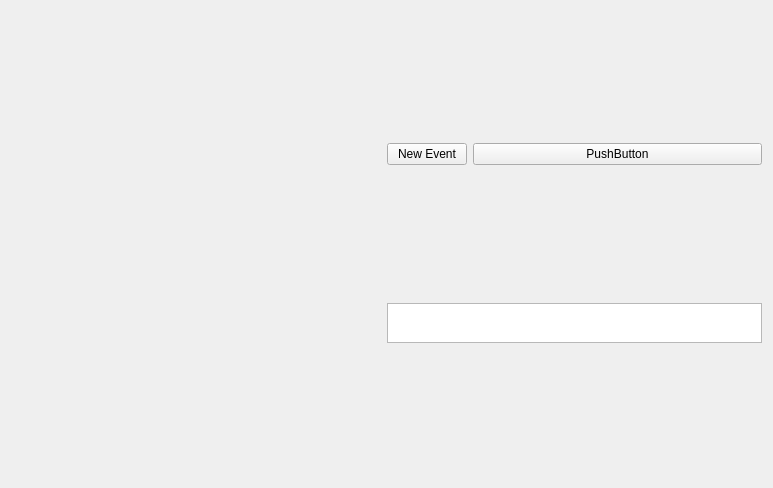
<?xml version="1.0" encoding="UTF-8"?>
<ui version="4.0">
 <class>GnewSequencerWidget</class>
 <widget class="QWidget" name="GnewSequencerWidget">
  <property name="geometry">
   <rect>
    <x>0</x>
    <y>0</y>
    <width>773</width>
    <height>488</height>
   </rect>
  </property>
  <property name="acceptDrops">
   <bool>false</bool>
  </property>
  <property name="windowTitle">
   <string>GnewSequencerWidget</string>
  </property>
  <layout class="QHBoxLayout" name="horizontalLayout_2" stretch="1,1">
   <item>
    <layout class="QVBoxLayout" name="pTreeViewLayout"/>
   </item>
   <item>
    <layout class="QVBoxLayout" name="verticalLayout_2">
     <item>
      <layout class="QHBoxLayout" name="horizontalLayout">
       <item>
        <widget class="QPushButton" name="pButtonNewEvent">
         <property name="sizePolicy">
          <sizepolicy hsizetype="Preferred" vsizetype="Fixed">
           <horstretch>0</horstretch>
           <verstretch>0</verstretch>
          </sizepolicy>
         </property>
         <property name="text">
          <string>New Event</string>
         </property>
        </widget>
       </item>
       <item>
        <widget class="QPushButton" name="pushButton">
         <property name="sizePolicy">
          <sizepolicy hsizetype="Minimum" vsizetype="Fixed">
           <horstretch>1</horstretch>
           <verstretch>0</verstretch>
          </sizepolicy>
         </property>
         <property name="text">
          <string>PushButton</string>
         </property>
        </widget>
       </item>
      </layout>
     </item>
     <item>
      <layout class="QVBoxLayout" name="verticalLayout">
       <item>
        <widget class="GSequenceView" name="pEventsView">
         <property name="sizePolicy">
          <sizepolicy hsizetype="Expanding" vsizetype="Expanding">
           <horstretch>1</horstretch>
           <verstretch>1</verstretch>
          </sizepolicy>
         </property>
         <property name="maximumSize">
          <size>
           <width>16777215</width>
           <height>40</height>
          </size>
         </property>
         <property name="cursor" stdset="0">
          <cursorShape>CrossCursor</cursorShape>
         </property>
         <property name="contextMenuPolicy">
          <enum>Qt::DefaultContextMenu</enum>
         </property>
         <property name="acceptDrops">
          <bool>false</bool>
         </property>
        </widget>
       </item>
       <item>
        <layout class="QVBoxLayout" name="pSeqViewLayout">
         <property name="spacing">
          <number>0</number>
         </property>
        </layout>
       </item>
      </layout>
     </item>
    </layout>
   </item>
  </layout>
 </widget>
 <layoutdefault spacing="6" margin="11"/>
 <customwidgets>
  <customwidget>
   <class>GSequenceView</class>
   <extends>QGraphicsView</extends>
   <header>GSequenceView.h</header>
  </customwidget>
 </customwidgets>
 <resources/>
 <connections/>
</ui>
